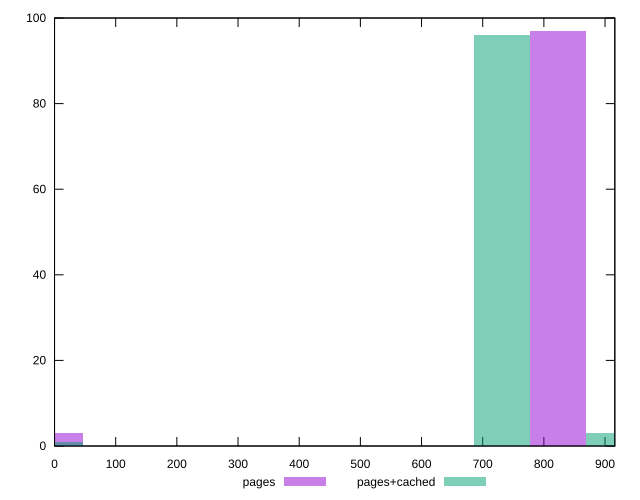

The gnuplot source for this figure:
reset

$pages <<EOF
0 3
823.8827639812723 97
EOF

$pagesCached <<EOF
0 1
732.3402346500199 96
915.4252933125248 3
EOF

set key outside below
set boxwidth 91.54252933125248
set xrange [0:916]
set yrange [0:100]
set trange [0:100]
set style fill transparent solid 0.5 noborder
set terminal svg size 640, 500 enhanced background rgb 'white'
set output "report_0_00242021-02-20T12:25:28.543Z/uses-rel-preload/comparison/histogram/0_vs_1.svg"

plot $pages title "pages" with boxes, \
     $pagesCached title "pages+cached" with boxes

reset
